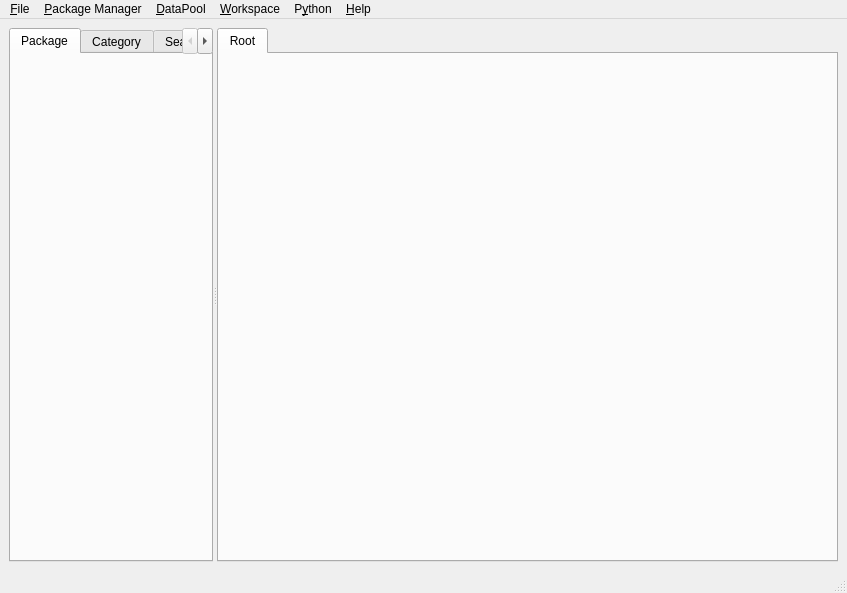
<ui version="4.0" >
 <class>MainWindow</class>
 <widget class="QMainWindow" name="MainWindow" >
  <property name="geometry" >
   <rect>
    <x>0</x>
    <y>0</y>
    <width>847</width>
    <height>593</height>
   </rect>
  </property>
  <property name="windowTitle" >
   <string>VisuAlea</string>
  </property>
  <property name="windowIcon" >
   <iconset resource="images.qrc" >:/icons/arbreicon.png</iconset>
  </property>
  <widget class="QWidget" name="centralwidget" >
   <layout class="QHBoxLayout" >
    <property name="margin" >
     <number>9</number>
    </property>
    <property name="spacing" >
     <number>6</number>
    </property>
    <item>
     <widget class="QSplitter" name="splitter_2" >
      <property name="orientation" >
       <enum>Qt::Horizontal</enum>
      </property>
      <widget class="QTabWidget" name="tabPackager" >
       <property name="currentIndex" >
        <number>0</number>
       </property>
       <widget class="QWidget" name="packageview" >
        <property name="sizePolicy" >
         <sizepolicy>
          <hsizetype>3</hsizetype>
          <vsizetype>5</vsizetype>
          <horstretch>0</horstretch>
          <verstretch>0</verstretch>
         </sizepolicy>
        </property>
        <attribute name="title" >
         <string>Package</string>
        </attribute>
        <attribute name="icon" >
         <iconset resource="images.qrc" >:/icons/package.png</iconset>
        </attribute>
        <layout class="QVBoxLayout" >
         <property name="margin" >
          <number>9</number>
         </property>
         <property name="spacing" >
          <number>6</number>
         </property>
        </layout>
       </widget>
       <widget class="QWidget" name="categoryview" >
        <attribute name="title" >
         <string>Category</string>
        </attribute>
        <attribute name="icon" >
         <iconset resource="images.qrc" >:/icons/category.png</iconset>
        </attribute>
        <layout class="QVBoxLayout" >
         <property name="margin" >
          <number>9</number>
         </property>
         <property name="spacing" >
          <number>6</number>
         </property>
        </layout>
       </widget>
       <widget class="QWidget" name="searchview" >
        <attribute name="title" >
         <string>Search</string>
        </attribute>
        <attribute name="icon" >
         <iconset resource="images.qrc" >:/icons/search.png</iconset>
        </attribute>
        <layout class="QVBoxLayout" >
         <property name="margin" >
          <number>9</number>
         </property>
         <property name="spacing" >
          <number>6</number>
         </property>
         <item>
          <widget class="QLineEdit" name="search_lineEdit" />
         </item>
        </layout>
       </widget>
       <widget class="QWidget" name="datapoolview" >
        <attribute name="title" >
         <string>Data Pool</string>
        </attribute>
        <attribute name="icon" >
         <iconset resource="images.qrc" >:/icons/datapool.png</iconset>
        </attribute>
        <layout class="QVBoxLayout" >
         <property name="margin" >
          <number>9</number>
         </property>
         <property name="spacing" >
          <number>6</number>
         </property>
        </layout>
       </widget>
      </widget>
      <widget class="QSplitter" name="splitter" >
       <property name="sizePolicy" >
        <sizepolicy>
         <hsizetype>7</hsizetype>
         <vsizetype>7</vsizetype>
         <horstretch>10</horstretch>
         <verstretch>0</verstretch>
        </sizepolicy>
       </property>
       <property name="orientation" >
        <enum>Qt::Vertical</enum>
       </property>
       <widget class="QTabWidget" name="tabWorkspace" >
        <property name="sizePolicy" >
         <sizepolicy>
          <hsizetype>7</hsizetype>
          <vsizetype>7</vsizetype>
          <horstretch>4</horstretch>
          <verstretch>3</verstretch>
         </sizepolicy>
        </property>
        <property name="currentIndex" >
         <number>0</number>
        </property>
        <widget class="QWidget" name="workspace1" >
         <attribute name="title" >
          <string>Root</string>
         </attribute>
         <layout class="QVBoxLayout" >
          <property name="margin" >
           <number>9</number>
          </property>
          <property name="spacing" >
           <number>6</number>
          </property>
         </layout>
        </widget>
       </widget>
      </widget>
     </widget>
    </item>
   </layout>
  </widget>
  <widget class="QMenuBar" name="menubar" >
   <property name="geometry" >
    <rect>
     <x>0</x>
     <y>0</y>
     <width>847</width>
     <height>25</height>
    </rect>
   </property>
   <widget class="QMenu" name="menu_Help" >
    <property name="title" >
     <string>&amp;Help</string>
    </property>
    <addaction name="action_Help" />
    <addaction name="separator" />
    <addaction name="action_About" />
    <addaction name="actionOpenAlea_Web" />
   </widget>
   <widget class="QMenu" name="menu_Python" >
    <property name="title" >
     <string>P&amp;ython</string>
    </property>
    <addaction name="action_Execute_script" />
   </widget>
   <widget class="QMenu" name="menuDataPool" >
    <property name="title" >
     <string>&amp;DataPool</string>
    </property>
    <addaction name="actionClear_Data_Pool" />
   </widget>
   <widget class="QMenu" name="menu_Package" >
    <property name="title" >
     <string>&amp;Package Manager</string>
    </property>
    <widget class="QMenu" name="menu_Wralea_2" >
     <property name="title" >
      <string>&amp;Import</string>
     </property>
     <addaction name="action_Add_File" />
     <addaction name="action_Auto_Search" />
    </widget>
    <addaction name="menu_Wralea_2" />
    <addaction name="actionFind_Node" />
    <addaction name="separator" />
    <addaction name="action_New_Network" />
    <addaction name="actionNew_Python_Node" />
    <addaction name="actionNew_Package" />
    <addaction name="separator" />
    <addaction name="action_Delete" />
    <addaction name="action_Edit_sources" />
   </widget>
   <widget class="QMenu" name="menu_File" >
    <property name="title" >
     <string>&amp;File</string>
    </property>
    <addaction name="action_New_Session" />
    <addaction name="action_Open_Session" />
    <addaction name="action_Save_Session" />
    <addaction name="actionSave_as" />
    <addaction name="separator" />
    <addaction name="action_Quit" />
   </widget>
   <widget class="QMenu" name="menu_Workspace" >
    <property name="windowIcon" >
     <iconset/>
    </property>
    <property name="title" >
     <string>&amp;Workspace</string>
    </property>
    <addaction name="action_Run" />
    <addaction name="separator" />
    <addaction name="action_Close_current_workspace" />
    <addaction name="action_Export_to_Factory" />
    <addaction name="separator" />
    <addaction name="actionExport_to_Application" />
   </widget>
   <addaction name="menu_File" />
   <addaction name="menu_Package" />
   <addaction name="menuDataPool" />
   <addaction name="menu_Workspace" />
   <addaction name="menu_Python" />
   <addaction name="menu_Help" />
  </widget>
  <widget class="QStatusBar" name="statusbar" />
  <action name="action_About" >
   <property name="text" >
    <string>&amp;About</string>
   </property>
  </action>
  <action name="action_Help" >
   <property name="text" >
    <string>&amp;Help</string>
   </property>
   <property name="shortcut" >
    <string>F1</string>
   </property>
  </action>
  <action name="action_Quit" >
   <property name="text" >
    <string>&amp;Quit</string>
   </property>
   <property name="shortcut" >
    <string>Ctrl+Q</string>
   </property>
  </action>
  <action name="action_New_Package" >
   <property name="text" >
    <string>&amp;Create Package</string>
   </property>
   <property name="shortcut" >
    <string>Ctrl+N</string>
   </property>
  </action>
  <action name="action_Remove_Package" >
   <property name="text" >
    <string>&amp;Remove Package</string>
   </property>
   <property name="shortcut" >
    <string/>
   </property>
  </action>
  <action name="actionSystem_Search" >
   <property name="text" >
    <string>System &amp;Search</string>
   </property>
  </action>
  <action name="action_Add_File" >
   <property name="text" >
    <string>&amp;Add File</string>
   </property>
  </action>
  <action name="action_Auto_Search" >
   <property name="text" >
    <string>Auto &amp;Search</string>
   </property>
  </action>
  <action name="action_Close_current_workspace" >
   <property name="text" >
    <string>&amp;Close workspace</string>
   </property>
  </action>
  <action name="action_Run" >
   <property name="text" >
    <string>&amp;Run </string>
   </property>
   <property name="shortcut" >
    <string>Ctrl+R</string>
   </property>
  </action>
  <action name="action_New_Network" >
   <property name="text" >
    <string>New &amp;Graph</string>
   </property>
   <property name="shortcut" >
    <string>Ctrl+G</string>
   </property>
  </action>
  <action name="actionOpenAlea_Web" >
   <property name="text" >
    <string>OpenAlea Web</string>
   </property>
  </action>
  <action name="action_Execute_script" >
   <property name="text" >
    <string>&amp;Execute script</string>
   </property>
  </action>
  <action name="action_New_Session" >
   <property name="text" >
    <string>&amp;New Session</string>
   </property>
   <property name="shortcut" >
    <string>Ctrl+N</string>
   </property>
  </action>
  <action name="action_Open_Session" >
   <property name="text" >
    <string>&amp;Open Session</string>
   </property>
   <property name="shortcut" >
    <string>Ctrl+O</string>
   </property>
  </action>
  <action name="action_Save_Session" >
   <property name="text" >
    <string>&amp;Save Session</string>
   </property>
   <property name="shortcut" >
    <string>Ctrl+S</string>
   </property>
  </action>
  <action name="actionSave_as" >
   <property name="text" >
    <string>Save &amp;as</string>
   </property>
  </action>
  <action name="action_Export_to_Factory" >
   <property name="text" >
    <string>&amp;Apply Changes</string>
   </property>
   <property name="shortcut" >
    <string>Ctrl+E</string>
   </property>
  </action>
  <action name="actionExport_to_Application" >
   <property name="text" >
    <string>Export to Application</string>
   </property>
  </action>
  <action name="actionClear_Data_Pool" >
   <property name="text" >
    <string>Clear Data Pool</string>
   </property>
  </action>
  <action name="actionFind_Node" >
   <property name="text" >
    <string>Find Node</string>
   </property>
   <property name="shortcut" >
    <string>Ctrl+F</string>
   </property>
  </action>
  <action name="actionNew_Python_Node" >
   <property name="text" >
    <string>New Python &amp;Node</string>
   </property>
  </action>
  <action name="actionNew_Package" >
   <property name="text" >
    <string>New &amp;Package</string>
   </property>
  </action>
  <action name="action_Delete" >
   <property name="text" >
    <string>&amp;Delete</string>
   </property>
  </action>
  <action name="action_Edit_sources" >
   <property name="text" >
    <string>&amp;Edit</string>
   </property>
  </action>
 </widget>
 <resources>
  <include location="images.qrc" />
 </resources>
 <connections/>
</ui>
